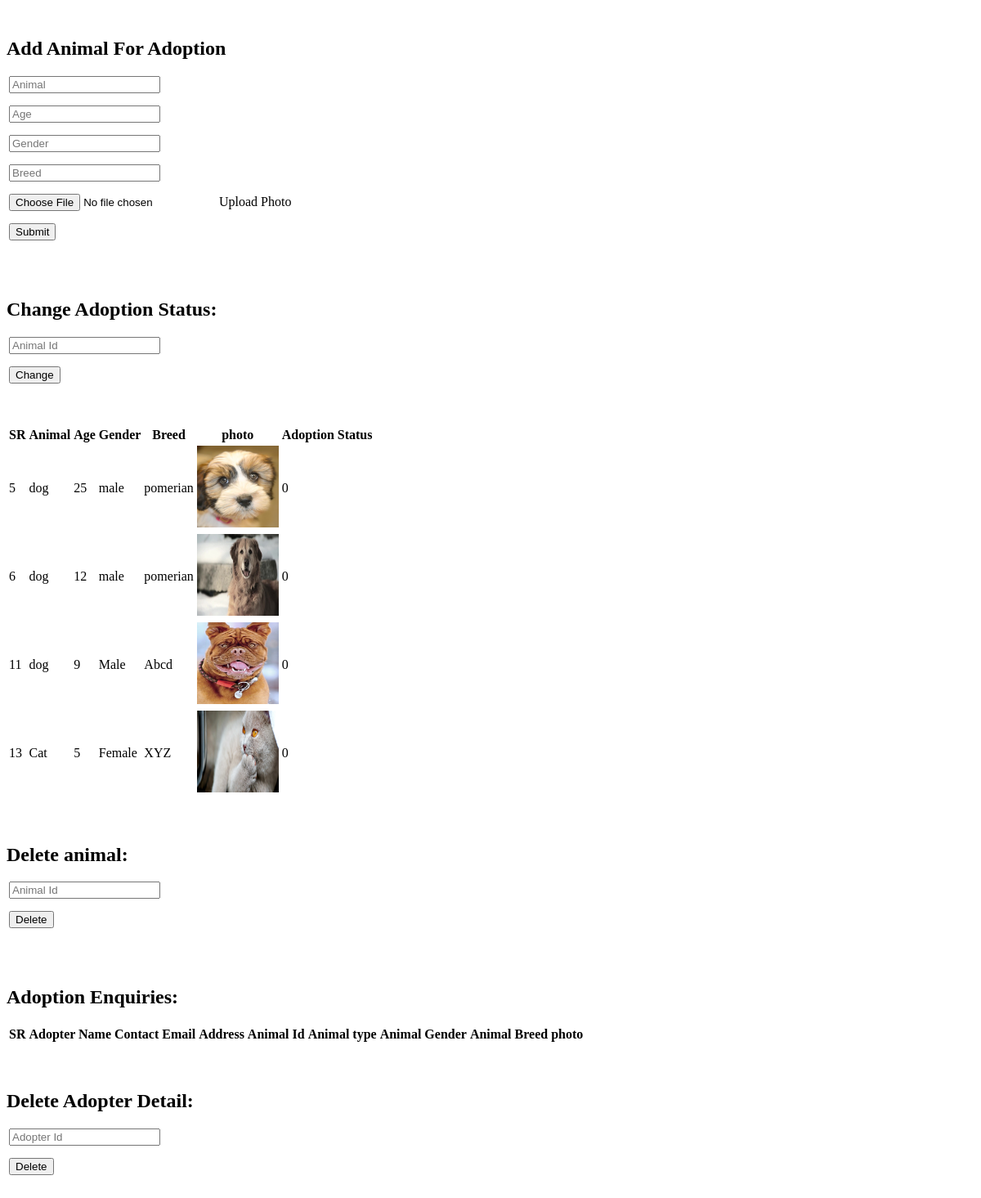
Page /adminp/adoption.php on the committed database.
### tables this page shows
CREATE TABLE `adoption` (
  `sr` int(11) NOT NULL,
  `animal` text NOT NULL,
  `age` int(11) NOT NULL,
  `gender` text NOT NULL,
  `breed` text NOT NULL,
  `photo_location` text NOT NULL,
  `adopt_status` int(11) NOT NULL
);

### adminp/adoption.php (the view, shortened to what this page needs)
<?php
require("./connection.php");
?>
<?php
function html_table($data = array())
{
    $rows = array();
    foreach ($data as $row) {
        $cells = array();
        foreach ($row as $cell) {
            $cells[] = "<td>{$cell}</td>";
        }
        $rows[] = "<tr>" . implode('', $cells) . "</tr>";
    }
    return "<table class='table hover table-stripped table-bordered'>" ."<thead><tr> <th>SR</th> <th>Animal</th> <th>Age</th> <th>Gender</th>  <th>Breed</th> <th>photo</th> <th>Adoption Status</th> </tr></thead><tbody>". implode('', $rows). "</tbody></table>";
}
function html_table2($data = array())
{
    $rows = array();
    return "<table class='table hover table-stripped table-bordered'>" ."<thead><tr> <th>SR</th> <th>Adopter Name</th> <th>Contact</th> <th>Email</th>  <th>Address</th> <th>Animal Id</th> <th>Animal type</th> <th>Animal Gender</th> <th>Animal Breed</th> <th>photo</th> </tr></thead><tbody>". implode('', $rows). "</tbody></table>";
}
$sql = "select * from adoption";
$res = mysqli_fetch_all(mysqli_query($con,$sql));
foreach ($res as $key => $value)
{
	$res[$key][5] = "<img src='.".$res[$key][5]."' height=100 width=100>";
}
?>
<!DOCTYPE html>
<html>
<head>
	<link href="css/simple-sidebar.css" rel="stylesheet">
  <link rel="stylesheet" type="text/css" href="https://cdn.datatables.net/1.10.19/css/jquery.dataTables.css">
  <link rel="stylesheet" type="text/css" href="https://cdn.datatables.net/fixedcolumns/3.2.6/css/fixedColumns.dataTables.min.css">
  <link rel="stylesheet" type="text/css" href="https://cdn.datatables.net/responsive/2.2.3/css/responsive.dataTables.min.css">
</head>
<body>
<br>
<h2 class="alert alert-primary">Add Animal For Adoption</h2>
<form action="add_adoption.php" method="post" accept-charset="utf-8" enctype="multipart/form-data" class="form-inline">
	<div class="form-group">
		<input type="text" class="form-control" name="animal" placeholder="Animal" required="">
	</div>
	<div class="form-group">
		<input type="text" class="form-control" name="age" placeholder="Age"  required>
	</div>
	<div class="form-group">
		<input type="text" class="form-control" name="gender" placeholder="Gender" required>
	</div>
	<div class="form-group">
		<input type="text" class="form-control" name="breed" placeholder="Breed" required>
	</div>
    <div class="custom-file">
	    <input type="file" class="custom-file-input" name="adopt_photo" aria-describedby="inputGroupFileAddon01">
	    <label class="custom-file-label" for="inputGroupFile01">Upload Photo</label>
    </div>
	<div class="form-group">
		<input type="submit" class="btn btn-success" value="Submit">
	</div>
</form>
<br><br>
<h2 class="alert alert-primary">Change Adoption Status:</h2>
<form method="POST" action="adoption.php" accept-charset="utf-8" class="form-inline">
	<div class="form-group">
		<input type="text" class="form-control" name="adopt_status_chng_id" placeholder="Animal Id" required>
	</div>
	<div class="form-group">
		<input type="submit" class="btn btn-success" value="Change">
	</div>
</form>
<br><br>
<?php
echo html_table($res);
?>
<br><br>
<h2 class="alert alert-primary">Delete animal:</h2>
<form method="POST" action="adoption.php" accept-charset="utf-8" class="form-inline">
	<div class="form-group">
		<input type="text" class="form-control" name="del_anim_id" placeholder="Animal Id" required>
	</div>
	<div class="form-group">
		<input type="submit" class="btn btn-success" value="Delete">
	</div>
</form>
<br><br>
<h2 class="alert alert-primary">Adoption Enquiries:</h2>
<?php
$sql = "select *  from adopter_details join adoption on adoption.sr=adopter_details.anim_sr";
$res = mysqli_fetch_all(mysqli_query($con,$sql),MYSQLI_ASSOC);
echo html_table2($res);
?>
<br><br>
<h2 class="alert alert-primary">Delete Adopter Detail:</h2>
<form method="POST" action="adoption.php" accept-charset="utf-8" class="form-inline">
	<div class="form-group">
		<input type="text" class="form-control" name="del_adopter_id" placeholder="Adopter Id" required>
	</div>
	<div class="form-group">
		<input type="submit" class="btn btn-success" value="Delete">
	</div>
</form>
<br><br><br>
</body>
</html>

### adminp/css/simple-sidebar.css (style rules this page uses)
body { overflow-x: hidden; }

### adminp/adoption.php (style rules this page uses)
.form-inline > * { margin:15px 3px !important; }

### rows in the picture
adoption: sr "5 dog 25 male pomerian 0", photo_location (picture)
adoption: sr "6 dog 12 male pomerian 0", photo_location (picture)
adoption: sr "11 dog 9 Male Abcd 0", photo_location (picture)
adoption: sr "13 Cat 5 Female XYZ 0", photo_location (picture)
